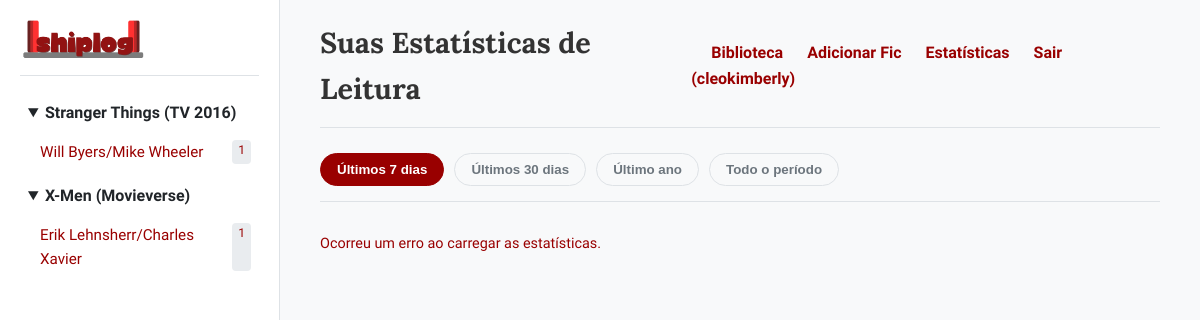
The app's page /stats (signed in) with its own data.
### models.py (models this page shows, shortened)
class Fic(db.Model):
    id = db.Column(db.Integer, primary_key=True)
    title = db.Column(db.String(200), nullable=False)
    author = db.Column(db.String(100), nullable=False)
    fandom = db.Column(db.String(200), nullable=False)
    relationship = db.Column(db.String(200), nullable=True)
    summary = db.Column(db.Text, nullable=True)
    tags = db.Column(db.Text, nullable=True)
    status = db.Column(db.String(50), nullable=True)
    date_published = db.Column(db.String(50), nullable=True)
    source_url = db.Column(db.String(500), nullable=True)
    date_read = db.Column(db.Date, nullable=True)
    comment = db.Column(db.String(500), nullable=True)
    rating = db.Column(db.Integer, nullable=True) # NOVA COLUNA
    user_id = db.Column(db.Integer, db.ForeignKey('user.id'), nullable=False)

class User(UserMixin, db.Model):
    id = db.Column(db.Integer, primary_key=True)
    username = db.Column(db.String(80), unique=True, nullable=False)
    password_hash = db.Column(db.String(256), nullable=False)
    fics = db.relationship('Fic', backref='owner', lazy=True, cascade="all, delete-orphan")

### app.py (the view)
@app.route('/stats')
@login_required
def stats():
    return render_template('stats.html', title='Estatísticas')

### app.py (called while the page is built)
@login_manager.user_loader
def load_user(user_id):
    return User.query.get(int(user_id))

@app.context_processor
def inject_sidebar_data():
    if not current_user.is_authenticated:
        return dict(sidebar_data={})
    fics = Fic.query.filter_by(user_id=current_user.id).order_by(Fic.title).all()
    sidebar_data = {}
    for fic in fics:
        main_fandom = fic.fandom.split(',')[0].strip()
        if main_fandom not in sidebar_data:
            sidebar_data[main_fandom] = {}
        relationship = fic.relationship or "Geral"
        if relationship not in sidebar_data[main_fandom]:
            sidebar_data[main_fandom][relationship] = []
        sidebar_data[main_fandom][relationship].append(fic)
    return dict(sidebar_data=sidebar_data)

### templates/stats.html (shortened to what this page needs)
{% extends "base.html" %}
{% block header %}Suas Estatísticas de Leitura{% endblock %}
{% block content %}
<div class="stats-container">
    <div class="stats-filters">
        <button class="btn-filter active" data-period="week">Últimos 7 dias</button>
        <button class="btn-filter" data-period="month">Últimos 30 dias</button>
        <button class="btn-filter" data-period="year">Último ano</button>
        <button class="btn-filter" data-period="all">Todo o período</button>
    </div>
    <div id="stats-results">
    </div>
</div>
{% endblock %}

### templates/base.html (shortened to what this page needs)
<!DOCTYPE html>
<html lang="pt-br">
<head>
    <link rel="stylesheet" href="{{ url_for('static', filename='css/style.css') }}">
</head>
<body>
    <div class="container">
        {% if not request.endpoint in ['home', 'login', 'register'] %}
            {% include '_sidebar.html' %}
        {% endif %}
        <main class="main-content">
            {% if not request.endpoint in ['home', 'login', 'register'] %}
                <header class="main-header">
                    <div class="header-content">
                        <h1>{% block header %}{{ title or 'Bem-vindo(a)!' }}{% endblock %}</h1>
                        <nav class="main-nav">
                            <a href="{{ url_for('library') }}">Biblioteca</a>
                            <a href="{{ url_for('add_fic') }}">Adicionar Fic</a>
                            <a href="{{ url_for('stats') }}">Estatísticas</a>
                            <a href="{{ url_for('logout') }}">Sair ({{ current_user.username }})</a>
                        </nav>
                    </div>
                </header>
            {% endif %}
            <div class="content">
                {% block content %}{% endblock %}
            </div>
        </main>
    </div>
</body>
</html>

### templates/_sidebar.html
<aside class="sidebar">
    <div class="sidebar-header">
      <a href="{{ url_for('library') }}" class="sidebar-logo">
        <img src="{{ url_for('static', filename='img/shiplog.png') }}" alt="Shiplog Logo">
      </a>
    </div>
    <nav class="fandom-nav">
        <ul>
            {% for fandom, relationships in sidebar_data|dictsort %}
                <li>
                    <details open>
                        <summary>{{ fandom }}</summary>
                        <ul class="relationship-list">
                            {% for relationship, fics in relationships|dictsort %}
                                <li>
                                    <a href="{{ url_for('library', fandom=fandom, relationship=relationship) }}">{{ relationship }} <span>{{ fics|length }}</span></a>
                                </li>
                            {% endfor %}
                        </ul>
                    </details>
                </li>
            {% else %}
                <li class="no-fics-message">
                    <span>Nenhuma fic na biblioteca.</span>
                    <a href="{{ url_for('add_fic') }}" class="btn btn-secondary btn-small">Adicionar</a>
                </li>
            {% endfor %}
        </ul>
    </nav>
</aside>

### static/css/style.css (style rules this page uses)
:root { --primary-color: #990000; --secondary-color: #6a0000; --background-color: #f8f9fa; --surface-color: #ffffff; --text-color: #212529; --text-muted-color: #6c757d; --border-color: #dee2e6; --font-serif: 'Lora', 'Georgia', serif; --font-sans: 'Nunito Sans', sans-serif; --border-radius: 8px; --shadow: 0 4px 8px rgba(0, 0, 0, 0.05); }
body { font-family: var(--font-sans); margin: 0; background-color: var(--background-color); color: var(--text-color); line-height: 1.6; }
.container { display: flex; }
a { color: var(--primary-color); text-decoration: none; transition: color 0.2s; }
.sidebar { width: 280px; min-width: 280px; background-color: var(--surface-color); border-right: 1px solid var(--border-color); padding: 20px; height: 100vh; position: sticky; top: 0; overflow-y: auto; box-sizing: border-box; }
.main-content { flex-grow: 1; padding: 20px 40px; box-sizing: border-box; }
.main-header { margin-bottom: 25px; }
.header-content { display: flex; justify-content: space-between; align-items: center; padding-bottom: 15px; border-bottom: 1px solid var(--border-color); }
.main-header h1 { font-family: var(--font-serif); color: #333; margin: 0; font-size: 1.8em; }
.main-nav a { margin-left: 20px; font-weight: 700; }
.sidebar-header { padding-bottom: 15px; margin-bottom: 15px; border-bottom: 1px solid var(--border-color); }
.sidebar-logo { display: flex; align-items: center; gap: 10px; color: #000; }
.sidebar-logo img { height: 40px; }
.fandom-nav ul { list-style: none; padding: 0; }
.fandom-nav details { margin-bottom: 5px; }
.fandom-nav summary { font-weight: 700; cursor: pointer; padding: 8px; border-radius: 6px; transition: background-color 0.2s; }
.fandom-nav .relationship-list a { display: flex; justify-content: space-between; padding: 6px 8px 6px 20px; border-radius: 6px; font-size: 0.95em; }
.fandom-nav .relationship-list span { background-color: #e9ecef; padding: 1px 6px; border-radius: 4px; font-size: 0.8em; }
.stats-container { width: 100%; }
.stats-filters { display: flex; gap: 10px; margin-bottom: 30px; border-bottom: 1px solid var(--border-color); padding-bottom: 15px; }
.btn-filter { background-color: transparent; border: 1px solid var(--border-color); color: var(--text-muted-color); padding: 8px 16px; border-radius: 20px; cursor: pointer; transition: all 0.2s ease-in-out; font-weight: 700; }
.btn-filter.active { background-color: var(--primary-color); color: white; border-color: var(--primary-color); }

### records on screen
Fic: fandom "Stranger Things (TV 2016)", relationship "Will Byers/Mike Wheeler", fics "1"
Fic: fandom "X-Men (Movieverse)", relationship "Erik Lehnsherr/Charles Xavier", fics "1"
User: username "cleokimberly"
